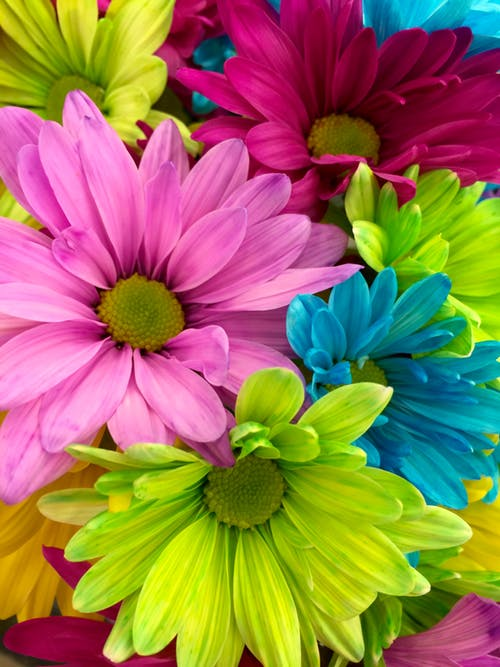
//> input picture ImageProcessing2/ImageProcessing2/images/color_space.jpg, 500 x 667 px
$ ./RGB2HSI   (built with g++ and OpenCV 4)
//> lines starting //> are read from the running program, lines starting //| are printed output that depends on the picture
//> further down, BGR_img is the input picture: 667 rows x 500 cols, CV_8UC3; mean B, G, R 84.1, 121.1, 152.1
#include <opencv2/opencv.hpp>

using namespace cv;
using namespace std;

void bgr2hsi(Mat img, Mat& hsi)
{
	hsi = Mat(img.size(), CV_32FC3);
	for (int i = 0; i < img.rows; i++)
	{
		for (int j = 0; j < img.cols; j++)
		{
			float B = img.at<Vec3b>(i, j)[0];
			float G = img.at<Vec3b>(i, j)[1];
			float R = img.at<Vec3b>(i, j)[2];

			float s = 1 - 3 * min(R, min(G, B)) / (R + G + B);
			float v = (R + G + B) / 3.0f;

			float tmp1 = ((R - G) + (R - B)) * 0.5f;
			float tmp2 = sqrt((R - G) * (R - B) + (G - B) * (G - B));
			float angle = acos(tmp1 / tmp2) * (180.f / CV_PI);
			float h = (B <= G) ? angle : 360 - angle;

			hsi.at<Vec3f>(i, j) = Vec3f(h / 2, s * 255, v);
		}
	}
//> hsi: 667 rows x 500 cols, CV_32FC3; 0% of the values are NaN or infinite; the others: min 0, max 255, mean 135.8
	hsi.convertTo(hsi, CV_8U);
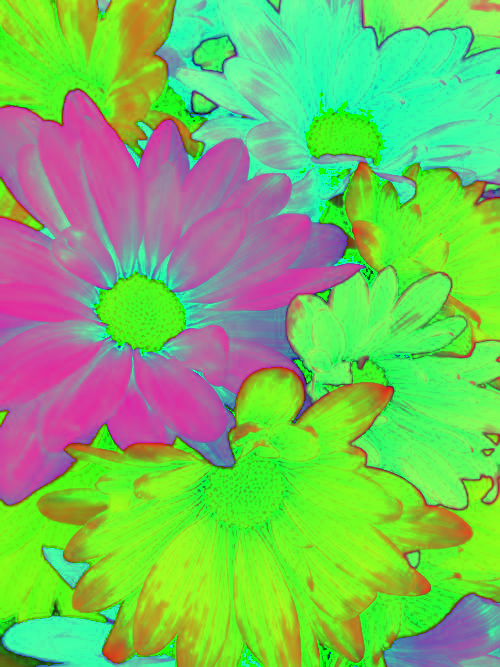
//> hsi: 667 rows x 500 cols, CV_8UC3; mean B, G, R 97.1, 191.1, 119.1
}

int main(void)
{
	Mat BGR_img = imread("images/color_space.jpg", IMREAD_COLOR);
	CV_Assert(BGR_img.data);

	Mat HSI_img, HSV_img, hsi[3], hsv[3];

	bgr2hsi(BGR_img, HSI_img);
	cvtColor(BGR_img, HSV_img, CV_BGR2HSV); // opencv 제공 컬러 convert 메소드
//> HSV_img: 667 rows x 500 cols, CV_8UC3; mean H, S, V 97.2, 208, 180.2
	split(HSI_img, hsi);
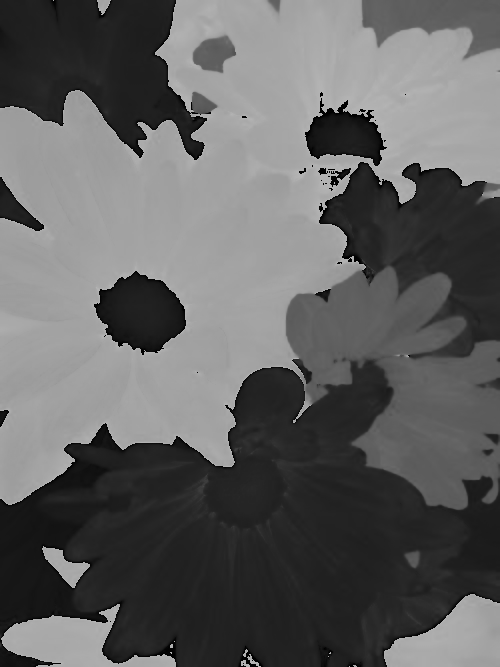
//> hsi[0]: 667 rows x 500 cols, CV_8UC1; min 0, max 180, mean 97.1
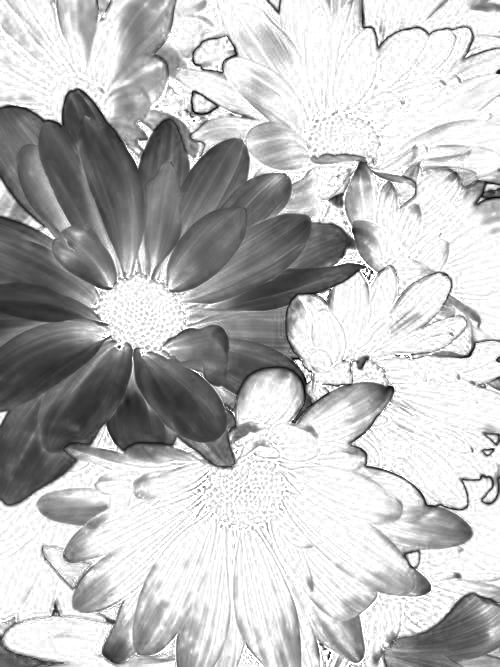
//> hsi[1]: 667 rows x 500 cols, CV_8UC1; min 0, max 255, mean 191.1
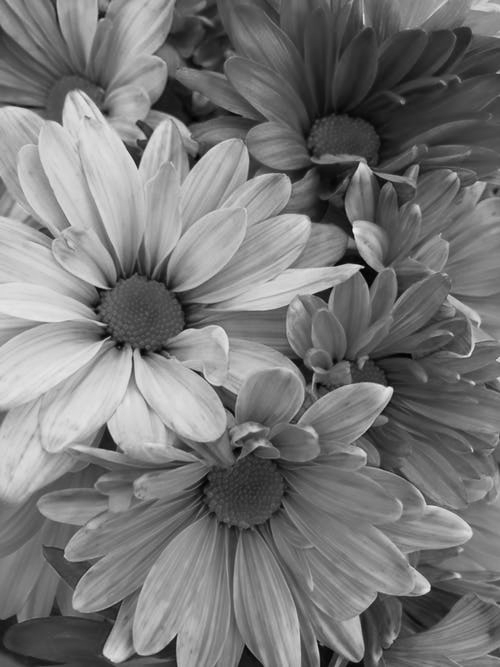
//> hsi[2]: 667 rows x 500 cols, CV_8UC1; min 0, max 239, mean 119.1
	split(HSV_img, hsv);
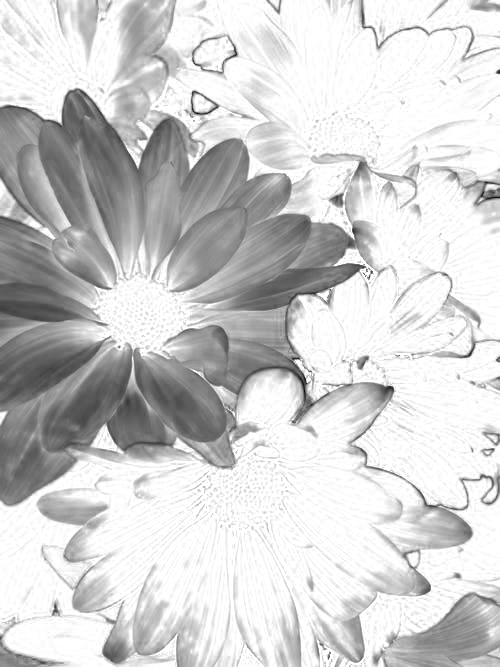
//> hsv[1]: 667 rows x 500 cols, CV_8UC1; min 0, max 255, mean 208
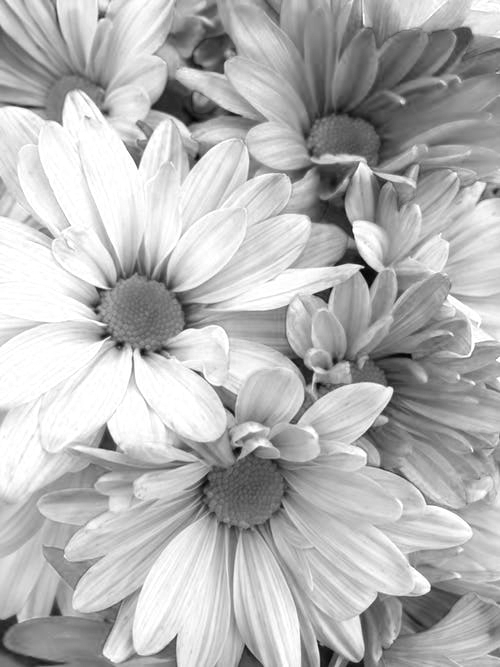
//> hsv[2]: 667 rows x 500 cols, CV_8UC1; min 1, max 255, mean 180.2

	imshow("BGR_img", BGR_img);
	imshow("Hue", hsi[0]);
	imshow("Saturation", hsi[1]);
	imshow("Intensity", hsi[2]);
	imshow("OpenCV_Hue", hsv[0]);
	imshow("OpenCV_Saturation", hsv[1]);
	imshow("OpenCV_Value", hsv[2]);
	waitKey();


	return 0;
}
